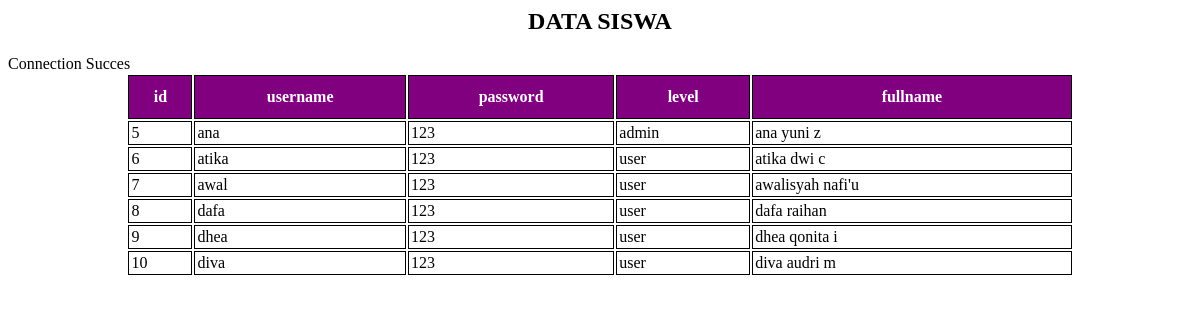
The page / on the database its author committed.
### tables this page shows
CREATE TABLE `kk4_tabel` (
  `ID` int(50) NOT NULL,
  `Username` varchar(50) NOT NULL,
  `Password` varchar(50) NOT NULL,
  `Level` varchar(50) NOT NULL,
  `Fullname` varchar(50) NOT NULL
);

### index.php (the view, shortened to what this page needs)
<html>
<head>
  <link rel="stylesheet" type="text/css" href="edit.css">
</head>
<body>
  <div class="container">
  	<h2><center>DATA SISWA</center></h2>
  	<table class="tabel" align="center">
  <tr>
  	<th>id</th>
  	<th>username</th>
  	<th>password</th>
  	<th>level</th>
  	<th>fullname</th>
  </tr>
  </div>
  <?php
  include('connection.php');
  $sql_tampil ="SELECT * FROM kk4_tabel";
  $peserta=mysqli_query($conn,$sql_tampil);
  while($baris_data=mysqli_fetch_array($peserta,MYSQLI_ASSOC)){
  	echo'
  	</tr>
  		<td>'.$baris_data['ID'].'</td>
  		<td>'.$baris_data['Username'].'</td>
  		<td>'.$baris_data['Password'].'</td>
  		<td>'.$baris_data['Level'].'</td>
  		<td>'.$baris_data['Fullname'].'</td>
  	</tr>';
  }
  ?>
</body>
</html>

### edit.css (style rules this page uses)
table { border-collaps: collapse; width: 80% }
table th { border: 1px solid #000; padding: 2px; padding-top: 12px; padding-bottom: 12px; text-align:left; background-color: purple; color: white; text-align: center; }
table td { border: 1px solid #000; padding: 2px; padding-top: 5px padding-bottom: 5px; text-align: left; color: black; }

### rows shown on the page
kk4_tabel: ID "5", Username "ana", Password "123", Level "admin", Fullname "ana yuni z"
kk4_tabel: ID "6", Username "atika", Password "123", Level "user", Fullname "atika dwi c"
kk4_tabel: ID "7", Username "awal", Password "123", Level "user", Fullname "awalisyah nafi'u"
kk4_tabel: ID "8", Username "dafa", Password "123", Level "user", Fullname "dafa raihan"
kk4_tabel: ID "9", Username "dhea", Password "123", Level "user", Fullname "dhea qonita i"
kk4_tabel: ID "10", Username "diva", Password "123", Level "user", Fullname "diva audri m"
